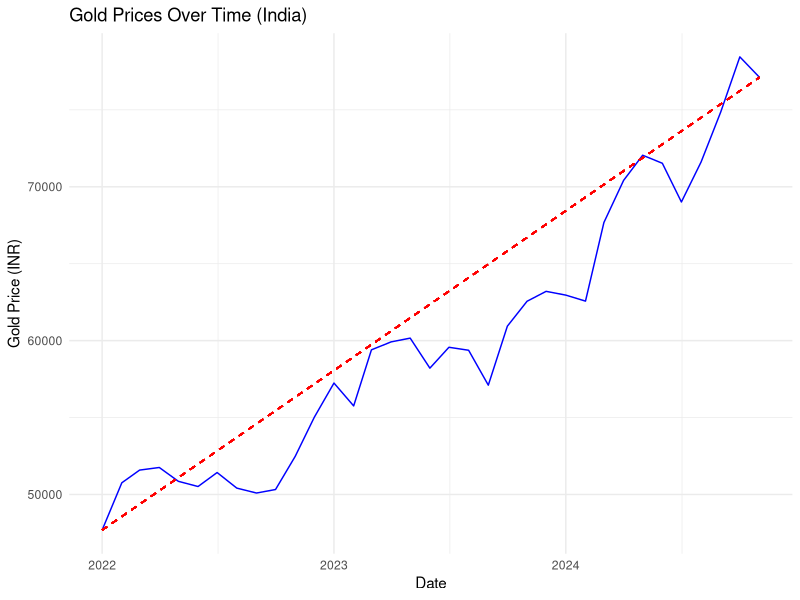
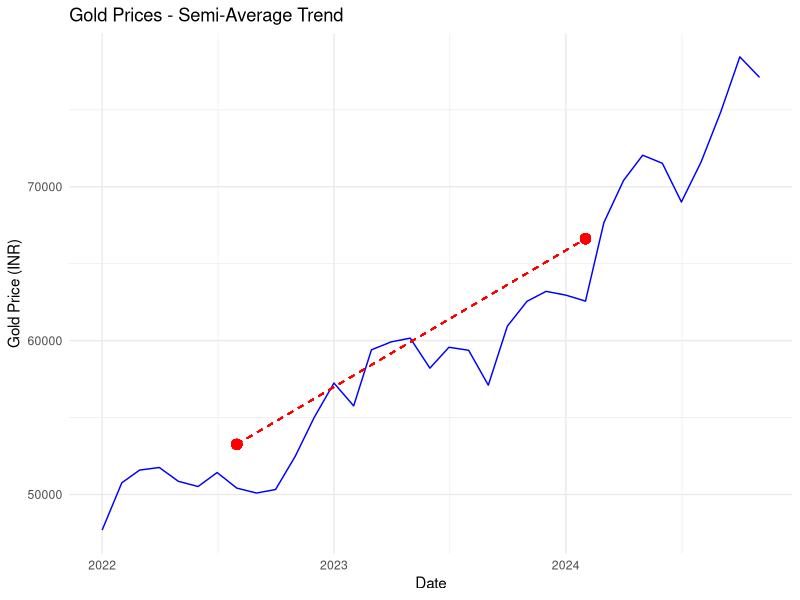
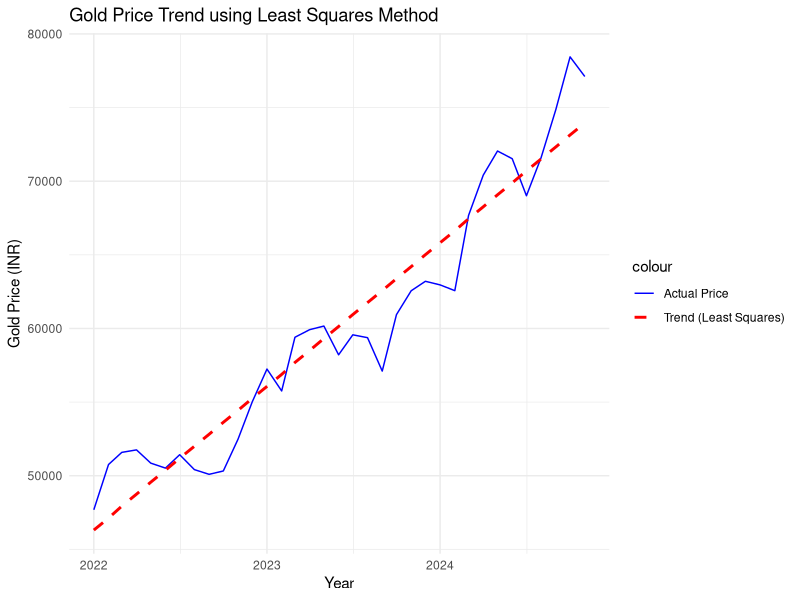
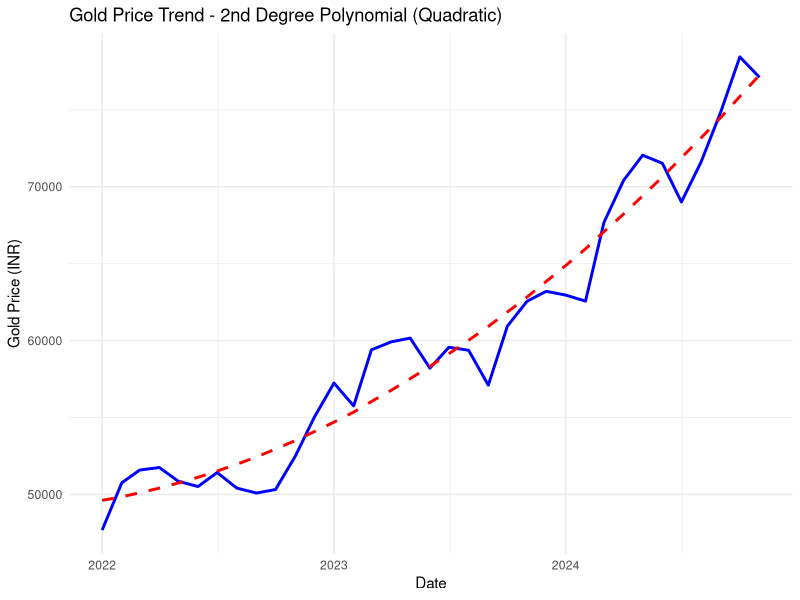
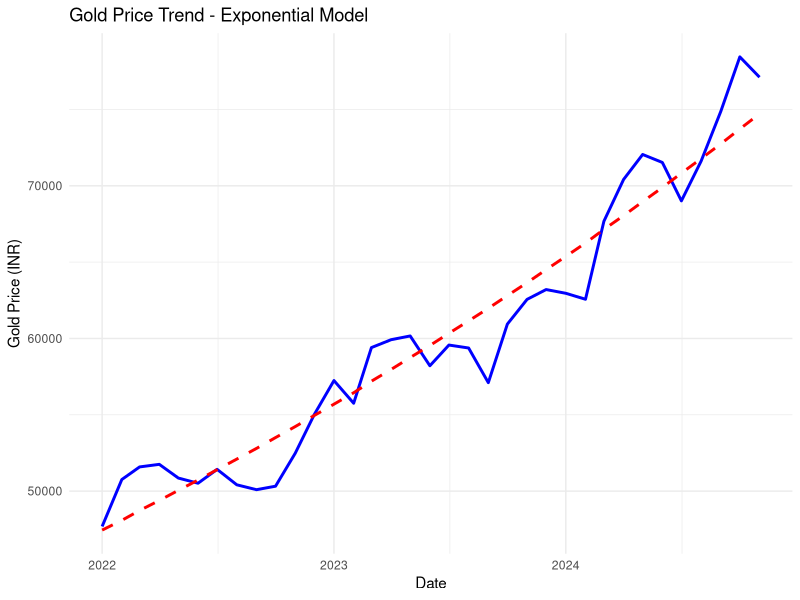
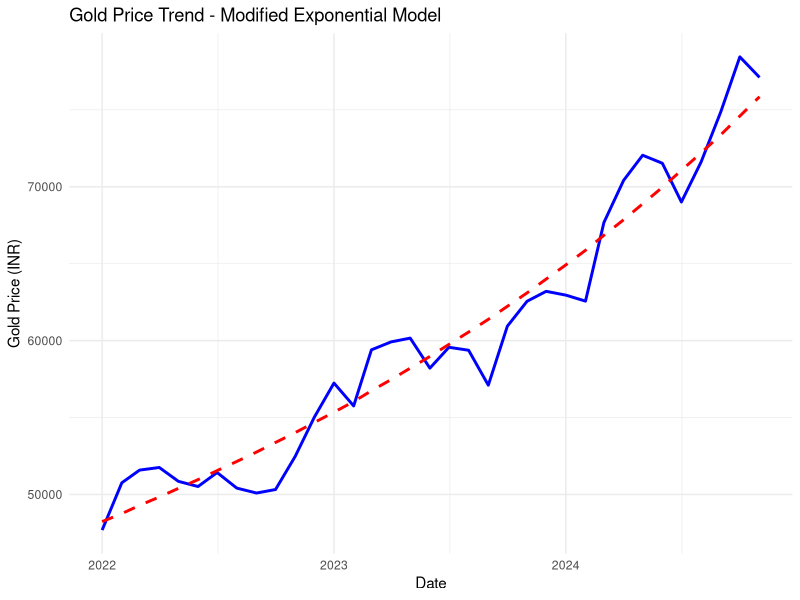
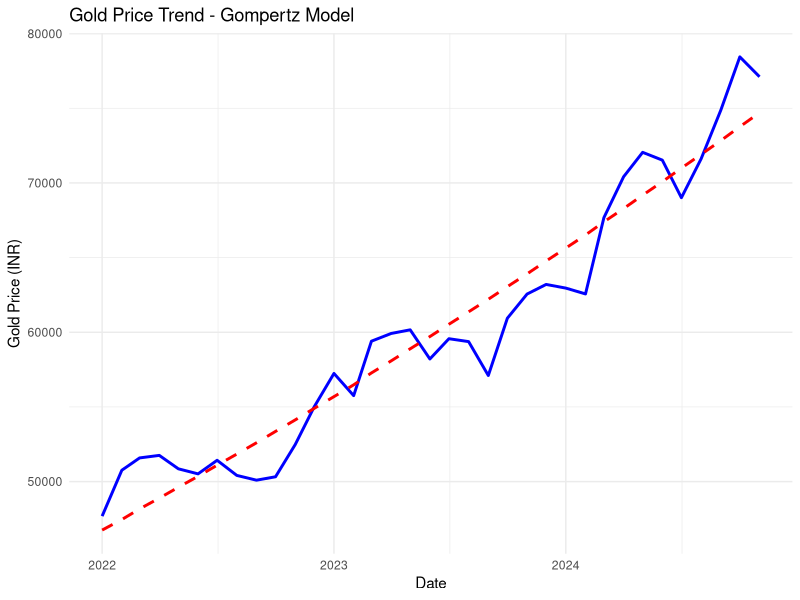
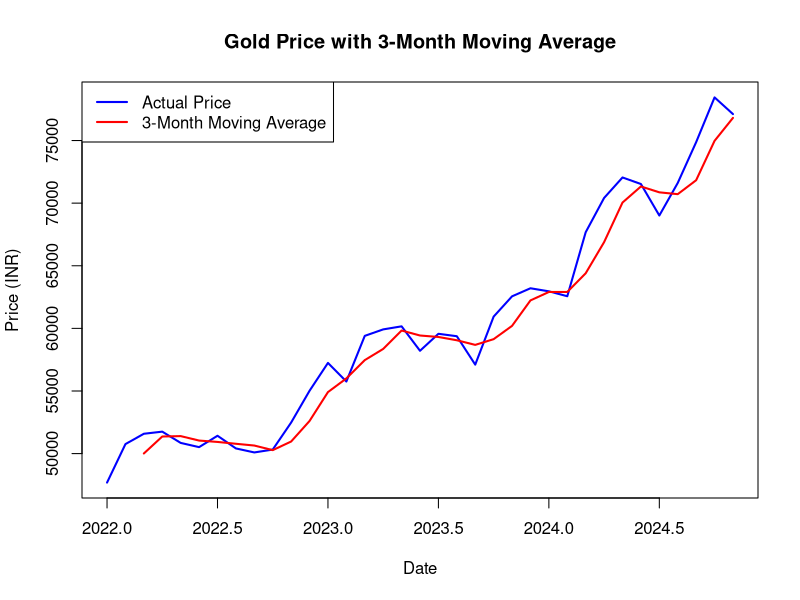

Here is the R script that generated these plots, in order:
## ---- chunk 1
knitr::opts_chunk$set(echo = TRUE)

# Load required libraries
library(ggplot2)
library(TTR)
library(minpack.lm)
## ---- chunk 2
# Load the dataset
df <- read.csv("gold_prices_2022_2024.csv")

# Convert 'Dates' column to Date format (DD-MM-YYYY)
df$Date <- as.Date(df$Dates, format = "%d-%m-%Y")

# Rename Prices column
df$Price <- df$Prices

# Keep only needed columns
df <- df[, c("Date", "Price")]

# Preview the first few rows
head(df)

df$Time <- 1:nrow(df)   # Adds 'Time' to your data
Time <- df$Time         # Optional: creates global 'Time' variable

## ---- chunk 3
ggplot(df, aes(x = Date, y = Price)) +
  geom_line(color = 'blue') +
  geom_segment(aes(x = min(Date), xend = max(Date),
                   y = Price[1], yend = Price[nrow(df)]),
               color = 'red', linetype = 'dashed') +
  labs(title = 'Gold Prices Over Time (India)', 
       x = 'Date', y = 'Gold Price (INR)') +
  theme_minimal()
## ---- chunk 4
#semiaverage----------------------------------------->>>>>>>>>>>>>>>>>>>>>>>>>>>>>>>>>>>>>>>>>>
# Load necessary libraries
library(ggplot2)

# Split data into two halves
n <- nrow(df)
half <- floor(n / 2)

# Compute averages for each half
first_half_avg <- mean(df$Price[1:half])
second_half_avg <- mean(df$Price[(half+1):n])

# Find middle points of each half
first_half_date <- df$Date[half %/% 2]
second_half_date <- df$Date[half + (n - half) %/% 2]

# Plot actual prices
ggplot(df, aes(x = Date, y = Price)) +
  geom_line(color = "blue") +  # Actual price trend
  geom_point(aes(x = first_half_date, y = first_half_avg), color = "red", size = 3) +  # First half avg
  geom_point(aes(x = second_half_date, y = second_half_avg), color = "red", size = 3) +  # Second half avg
  geom_segment(aes(x = first_half_date, xend = second_half_date, 
                   y = first_half_avg, yend = second_half_avg), 
               color = "red", linetype = "dashed") +  # Semi-average trend line
  labs(title = "Gold Prices - Semi-Average Trend", x = "Date", y = "Gold Price (INR)") +
  theme_minimal()
## ---- chunk 5
#Least Square straight line------------------------------------>>>>>>>>>>>>>>>>>>>>>>>>>>>>>>>>>
# Load required libraries
library(ggplot2)

# Create a month index for regression (1, 2, 3, ..., n)
df$Month_Number <- 1:nrow(df)

# Convert Price column to numeric (remove commas if present)
df$Price <- as.numeric(gsub(",", "", df$Price))

# Perform linear regression (Least Squares Method)
trend_model <- lm(Price ~ Month_Number, data=df)

# Get model coefficients
a <- coef(trend_model)[1]  # Intercept
b <- coef(trend_model)[2]  # Linear term

# Print final equation
cat(sprintf("Trend Equation: Y = %.4f + %.4f*X", a, b))


# Add predicted trend values
df$Trend_Least_Squares <- predict(trend_model)

# Plot actual vs. trend
ggplot(df, aes(x=Date)) +
  geom_line(aes(y=Price, color="Actual Price")) +
  geom_line(aes(y=Trend_Least_Squares, color="Trend (Least Squares)"), linetype="dashed", size=1) +
  labs(title="Gold Price Trend using Least Squares Method",
       x="Year", y="Gold Price (INR)") +
  scale_color_manual(values=c("Actual Price"="blue", "Trend (Least Squares)"="red")) +
  theme_minimal()

## ---- chunk 6
#Least Square 2nd degree Quadratic------------------------------------------->>>>>>>>>>>>>>>>>>>>>>>>>>>

# Load necessary libraries
library(ggplot2)

# Fit 2nd-degree polynomial model (quadratic trend)
model <- lm(Price ~ poly(Time, 2, raw=TRUE), data=df)

# Get model coefficients
a <- coef(model)[1]  # Intercept
b <- coef(model)[2]  # Linear term
c <- coef(model)[3]  # Quadratic term

# Print final equation
cat(sprintf("Trend Equation: Y = %.4f + %.4f*X + %.4f*X^2\n", a, b, c))

# Predict values
Predicted <- predict(model, newdata=df)

# Plot actual vs predicted prices
ggplot(df, aes(x = Date)) +
  geom_line(aes(y = Price), color = "blue", size = 1, linetype = "solid") +  # Actual prices
  geom_line(aes(y = Predicted), color = "red", size = 1, linetype = "dashed") +  # Quadratic trend
  labs(title = "Gold Price Trend - 2nd Degree Polynomial (Quadratic)",
       x = "Date", y = "Gold Price (INR)") +
  theme_minimal()
## ---- chunk 7
#exponential ----------------------------------------------------------->>>>>>>>>>>>>>>>>>>>>>>>>>

# Load necessary libraries
library(ggplot2)

# Transform price using natural log
LogPrice <- log(df$Price)

# Fit exponential model (linear regression on log-transformed price)
model <- lm(LogPrice ~ Time, data = df)

# Extract coefficients
ln_a <- coef(model)[1]  # ln(a)
b <- coef(model)[2]      # b

# Convert back to original scale
a <- exp(ln_a)  # a = e^(ln_a)

# Print final exponential equation
cat(sprintf("Exponential Trend Equation: Y = %.4f * e^(%.4f * X)\n", a, b))

# Predict values & transform back
Predicted <- exp(predict(model, newdata=df))

# Plot actual vs predicted prices
ggplot(df, aes(x = Date)) +
  geom_line(aes(y = Price), color = "blue", size = 1, linetype = "solid") +  # Actual prices
  geom_line(aes(y = Predicted), color = "red", size = 1, linetype = "dashed") +  # Exponential trend
  labs(title = "Gold Price Trend - Exponential Model",
       x = "Date", y = "Gold Price (INR)") +
  theme_minimal()
## ---- chunk 8
#modified exp------------------------------------------------------------->>>>>>>>>>>>>>>>>>>>>>>>>>>>
# Load necessary library
library(ggplot2)

# Transform price using reciprocal
InvPrice <- 1 / df$Price

# Fit modified exponential model (linear regression on transformed data)
model <- lm(InvPrice ~ Time, data = df)

# Extract coefficients
a <- coef(model)[1]
b <- coef(model)[2]

# Print final modified exponential equation
cat(sprintf("Modified Exponential Equation: Y = 1 / (%.6f + %.6f * X)\n", a, b))

# Predict values & transform back
Predicted <- 1 / predict(model, newdata=df)

# Plot actual vs predicted prices
ggplot(df, aes(x = Date)) +
  geom_line(aes(y = Price), color = "blue", size = 1, linetype = "solid") +  # Actual prices
  geom_line(aes(y = Predicted), color = "red", size = 1, linetype = "dashed") +  # Modified exponential trend
  labs(title = "Gold Price Trend - Modified Exponential Model",
       x = "Date", y = "Gold Price (INR)") +
  theme_minimal()
## ---- chunk 9
#gompertz -------------------------------------------------------------------->>>>>>>>>>>>>>>>>>>>>>
# Load necessary libraries
library(minpack.lm)  # For nonlinear regression
library(ggplot2)

# Gompertz function definition
gompertz <- function(Time, a, b, c) {
  return(a * exp(-b * exp(-c * Time)))
}

# Fit nonlinear least squares model
model <- nlsLM(Price ~ gompertz(Time, a, b, c), 
               data = df, 
               start = list(a = max(df$Price), b = 1, c = 0.1))

# Extract coefficients
coeffs <- coef(model)
a <- coeffs["a"]
b <- coeffs["b"]
c <- coeffs["c"]

# Print final Gompertz equation
cat(sprintf("Gompertz Equation: Y = %.6f * exp(-%.6f * exp(-%.6f * X))\n", a, b, c))

# Predict values
Predicted <- predict(model, newdata = df)

# Plot actual vs predicted values
ggplot(df, aes(x = Date)) +
  geom_line(aes(y = Price), color = "blue", size = 1, linetype = "solid") +  # Actual prices
  geom_line(aes(y = Predicted), color = "red", size = 1, linetype = "dashed") +  # Gompertz curve
  labs(title = "Gold Price Trend - Gompertz Model",
       x = "Date", y = "Gold Price (INR)") +
  theme_minimal()
## ---- chunk 10
##3 month moving average------------------------------------------>>>>>>>>>>>>>>>>>>
# Load necessary library
library(TTR)

# Convert to time series
ts_gold <- ts(df$Price, start=c(2022,1), frequency=12)

# Compute 3-month moving average
ma_3 <- SMA(ts_gold, n=3)

# Plot original data and moving average
plot(ts_gold, type="l", col="blue", lwd=2, main="Gold Price with 3-Month Moving Average",
     xlab="Date", ylab="Price (INR)")
lines(ma_3, col="red", lwd=2)

# Add legend
legend("topleft", legend=c("Actual Price", "3-Month Moving Average"), 
       col=c("blue", "red"), lwd=2)

## ---- chunk 11
#seasonal Indicies---------------------------*****************************************************

#ratio to trend------------------------------------------------------>>>>>>>>>>>>>>>
# Load required libraries
library(ggplot2)

Month <- format(df$Date, "%m")  # Extract month
Year <- format(df$Date, "%Y")  # Extract year

# Fit a linear trend model (Least Squares Method)
trend_model <- lm(Price ~ Time, data=df)

# Predict trend values
Trend_Value <- predict(trend_model)

# Calculate Ratio to Trend
Ratio_to_Trend <- df$Price / Trend_Value

# Compute Seasonal Indices (Average Ratio for Each Month)
seasonal_indices <- aggregate(Ratio_to_Trend ~ Month, data=df, FUN=mean)
seasonal_indices$Seasonal_Index <- seasonal_indices$Ratio_to_Trend * 100  # Convert to percentage

# Print Seasonal Indices
print(seasonal_indices)

# Plot Seasonal Indices
ggplot(seasonal_indices, aes(x=Month, y=Seasonal_Index)) +
  geom_bar(stat="identity", fill="steelblue") +
  labs(title="Seasonal Indices using Ratio to Trend Method",
       x="Month", y="Seasonal Index (%)") +
  theme_minimal()
## ---- chunk 12
#ratio to moving averages------------------------------------------>>>>>>>>>>>>>>>>>>>>>>>>>>>>>>>>>>>>>>>>>
# Load necessary libraries
library(TTR)  

# Convert to time series
ts_gold <- ts(df$Price, start = c(2022,1), frequency = 12)

# Calculate 12-month Centered Moving Average (CMA)
cma <- SMA(ts_gold, n = 12)

# Compute Ratio to Moving Average (Actual / CMA)
ratios <- ts_gold / cma

# Convert to dataframe for easy processing
ratio_df <- data.frame(Date = df$Date, Price = ts_gold, CMA = cma, Ratio = ratios)

# Compute seasonal indices (Average Ratio for each month)
Month <- format(ratio_df$Date, "%m")  # Extract month
seasonal_indices <- aggregate(Ratio ~ Month, data = ratio_df, FUN = mean, na.rm = TRUE)

# Normalize to sum to 120 (optional step)
seasonal_indices$Index <- (seasonal_indices$Ratio / sum(seasonal_indices$Ratio)) * 120 

# Print seasonal indices
print(seasonal_indices)


# Plot seasonal indices
barplot(seasonal_indices$Index, names.arg = seasonal_indices$Month, col = "blue",
        main = "Seasonal Indices (Ratio to Moving Averages Method)", xlab = "Month", ylab = "Index")


## ---- chunk 13
#prediction 2025 using Least Square Quadratic------------------------------------>>>>>>>>>>>>>>>>>>>>>>>>>>>>>>>>>

# Load necessary libraries
library(ggplot2)

# Fit a 2nd-degree polynomial model (quadratic trend) to the data
model <- lm(Price ~ poly(Time, 2, raw=TRUE), data=df)

# Predict for the time index corresponding to 2025 (you need to extend the index)
# For example, if you have data from 2022-2024 (35 months), we need time indices for 2025
# Let's say the current time index ends at month 35, so for 2025 we continue with months 36 to 48.

# Extend time indices for 2025
Time_2025 <- 36:48  # The time index for 2025, assuming your data ends at month 36.

# Create the quadratic term for the extended time indices
Time_Squared_2025 <- Time_2025^2

# Create new data for 2025 predictions
new_data_2025 <- data.frame(Time = Time_2025, Time_Squared = Time_Squared_2025)

# Predict gold prices for 2025
Predicted_2025 <- predict(model, newdata = new_data_2025)

# Create a data frame with the predicted results for 2025
predictions_2025 <- data.frame(
  Month = Time_2025 - 35,  # Adjusting the month number to be 1-12 for 2025
  Predicted_Gold_Price = Predicted_2025
)

# Print the predictions for 2025
print(predictions_2025)

# Optionally, plot the results for 2025 with the previous data
ggplot() +
  geom_point(data = df, aes(x = Time, y = Price), color = 'blue') +  # Original price
  geom_line(data = df, aes(x = Time, y = predict(model, newdata=df)), color = 'red', linetype = "dashed") +  # Predicted price for existing data
  geom_line(data = predictions_2025, aes(x = Month + 35, y = Predicted_Gold_Price), color = 'green', linetype = "solid") +  # Predicted for 2025
  labs(title = "Gold Price Prediction (Quadratic Trend)",
       x = "Time (Months)",
       y = "Price") +
  theme_minimal()
